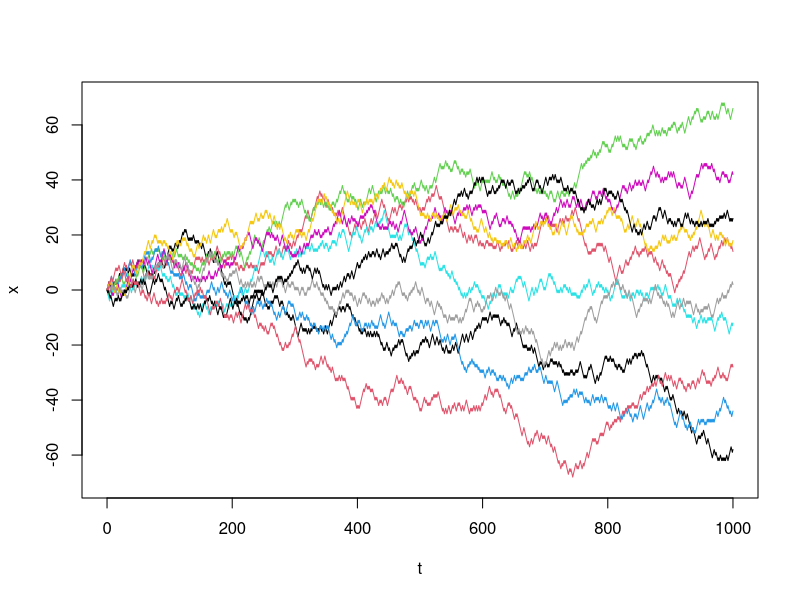
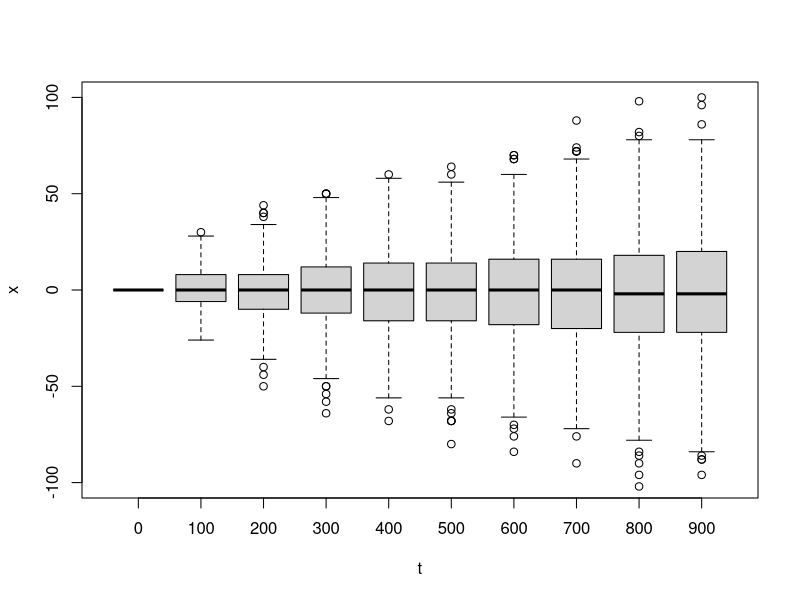
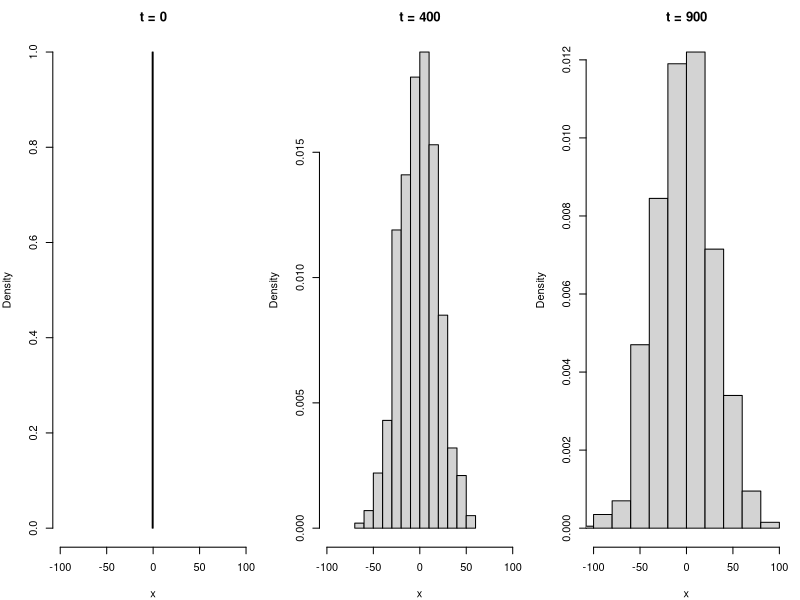
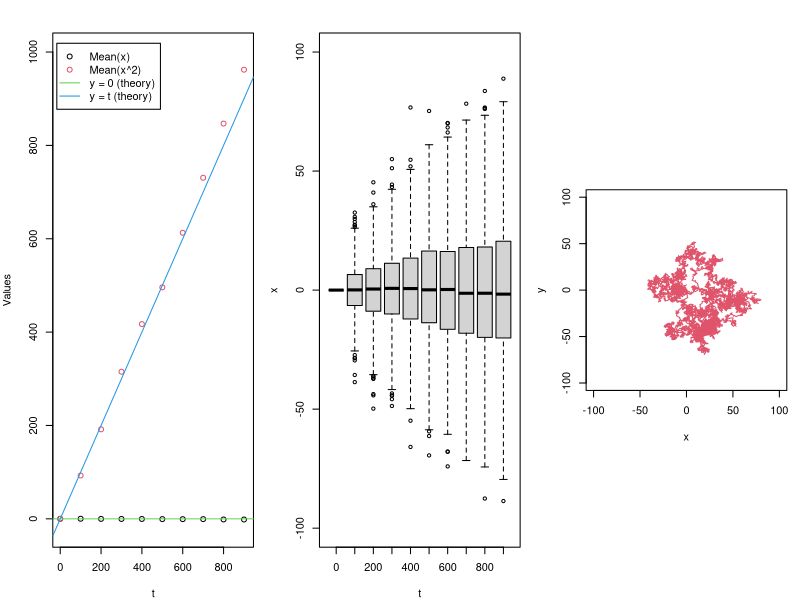
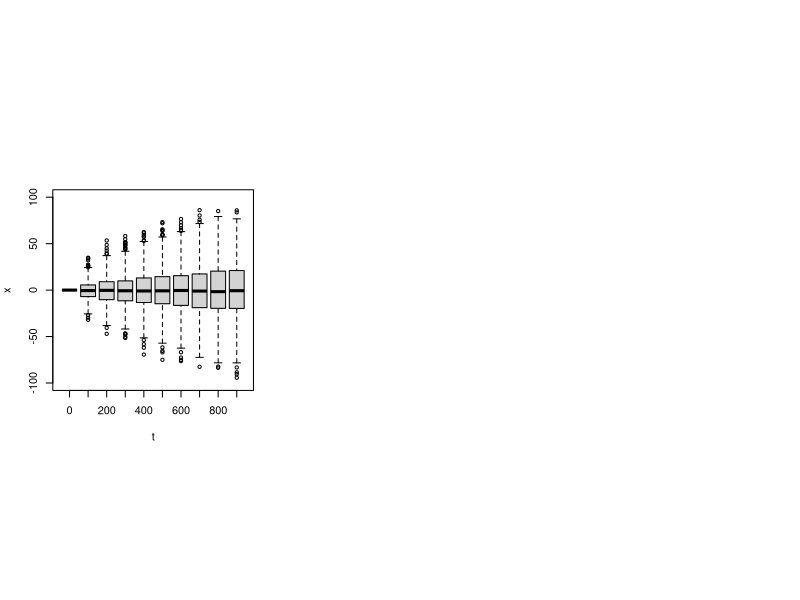

R code for these plots, in order:
## ---- chunk 1
# 1D random walk, explicit loop
brownian <- function(t.total, dt, dx) {
  t_all <- seq(0, t.total, by = dt)
  n_all <- length(t_all)
  x_all <- numeric(n_all)          # starts at 0
  for (i in 1:(n_all - 1)) {
    x_all[i+1] <- x_all[i] + dx * sample(c(-1, 1), size = 1)
  }
  return(cbind(t_all, x_all))
}

# 1D random walk, vectorized (cumulative sum of random +/- steps)
brownian_concise <- function(t.total, dt, dx) {
  t_all <- seq(0, t.total, by = dt)
  x_all <- cumsum(sample(c(-1, 1), size = length(t_all), replace = TRUE)) * dx
  return(cbind(t_all, x_all))
}

set.seed(12)
t.total <- 1000; dt <- 1; dx <- 1; nrep <- 1000   # nrep independent walks
results_bm_1d <- replicate(nrep, brownian(t.total, dt, dx))   # array [time, 2, rep]

plot(NULL, xlab = "t", ylab = "x", xlim = c(0, 1000), ylim = c(-70, 70))
for (i in 1:10) lines(results_bm_1d[,1,i], results_bm_1d[,2,i], col = i)   # first 10 walks
## ---- chunk 2
t_ind <- seq(1, 1000, by = 100)                 # sampled time indices
t_sample <- results_bm_1d[t_ind, 1, 1]          # the corresponding times (0, 100, ...)

# box plot of x at each sampled time
bm_long <- data.frame(t = c(results_bm_1d[t_ind, 1, ]), x = c(results_bm_1d[t_ind, 2, ]))
boxplot(x ~ t, data = bm_long, xlab = "t", ylab = "x", ylim = c(-100, 100))
## ---- chunk 3
#| fig-width: 9
#| fig-height: 3.2
#| out-width: "92%"
#| rmar: false
# histograms of x at three representative times (Gaussian, widening with t)
par(mfrow = c(1, 3), mar = c(4, 4, 2.5, 1))
for (i in c(1, 5, 10)) {
  x <- results_bm_1d[t_ind[i], 2, ]
  hist(x, freq = FALSE, xlab = "x", xlim = c(-100, 100),
       main = paste0("t = ", t_sample[i]))
}
## ---- chunk 4
# mean(x) and mean(x^2) vs time, against theory
mean_x  <- sapply(t_ind, function(i) mean(results_bm_1d[i, 2, ]))
mean_x2 <- sapply(t_ind, function(i) mean(results_bm_1d[i, 2, ]^2))
plot(t_sample, mean_x, col = 1, xlab = "t", ylab = "Values", xlim = c(0, 910), ylim = c(-20, 1000))
points(t_sample, mean_x2, col = 2)
abline(a = 0, b = 0, col = 3); abline(a = 0, b = 1, col = 4)
legend("topleft", inset = 0.02, col = 1:4, pch = c(1, 1, NA, NA), lty = c(NA, NA, 1, 1),
       legend = c("Mean(x)", "Mean(x^2)", "y = 0 (theory)", "y = t (theory)"))
## ---- chunk 5
brownian_gaussian_steps <- function(t.total, dt, dx) {
  t_all <- seq(0, t.total, by = dt)
  n_all <- length(t_all)
  x_all <- numeric(n_all)
  for (i in 1:(n_all - 1)) {
    x_all[i+1] <- x_all[i] + rnorm(1, mean = 0, sd = dx)   # Gaussian step
  }
  return(cbind(t_all, x_all))
}

set.seed(12)
results_bm_gauss <- replicate(nrep, brownian_gaussian_steps(t.total, dt, dx))
bm_gauss_long <- data.frame(t = c(results_bm_gauss[t_ind, 1, ]), x = c(results_bm_gauss[t_ind, 2, ]))
boxplot(x ~ t, data = bm_gauss_long, xlab = "t", ylab = "x", ylim = c(-100, 100))
## ---- chunk 6
#| fig-width: 5
#| fig-height: 5
#| out-width: "58%"
brownian_2d <- function(t.total, dt, dx) {
  # dx: length-2 vector of step standard deviations in x and y
  t_all <- seq(0, t.total, by = dt)
  n_all <- length(t_all)
  x_all <- matrix(0, nrow = n_all, ncol = 2)   # starts at (0, 0)
  for (i in 1:(n_all - 1)) {
    x_all[i+1,] <- x_all[i,] + rnorm(2, mean = 0, sd = 1) * dx
  }
  return(cbind(t_all, x_all))
}

set.seed(12)
results_bm_2d <- brownian_2d(t.total = 10000, dt = 1, dx = c(1, 1))
par(pty = "s")
plot(results_bm_2d[,2], results_bm_2d[,3], type = "l", col = 2, asp = 1,
     xlab = "x", ylab = "y", xlim = c(-100, 100), ylim = c(-100, 100))
## ---- chunk 7
brownian_wiener <- function(t.total, dt, D) {
  t_all <- seq(0, t.total, by = dt)
  n_all <- length(t_all)
  x_all <- numeric(n_all)
  step_sd <- sqrt(2 * D * dt)                    # critical scaling
  for (i in 1:(n_all - 1)) {
    x_all[i+1] <- x_all[i] + rnorm(1, mean = 0, sd = step_sd)
  }
  return(cbind(t_all, x_all))
}

set.seed(12)
results_wiener <- replicate(nrep, brownian_wiener(t.total = 1000, dt = 10, D = 0.5))
tw_ind <- seq(1, 100, by = 10)
tw_sample <- results_wiener[tw_ind, 1, 1]
wiener_long <- data.frame(t = c(results_wiener[tw_ind, 1, ]), x = c(results_wiener[tw_ind, 2, ]))
boxplot(x ~ t, data = wiener_long, xlab = "t", ylab = "x", ylim = c(-100, 100))
